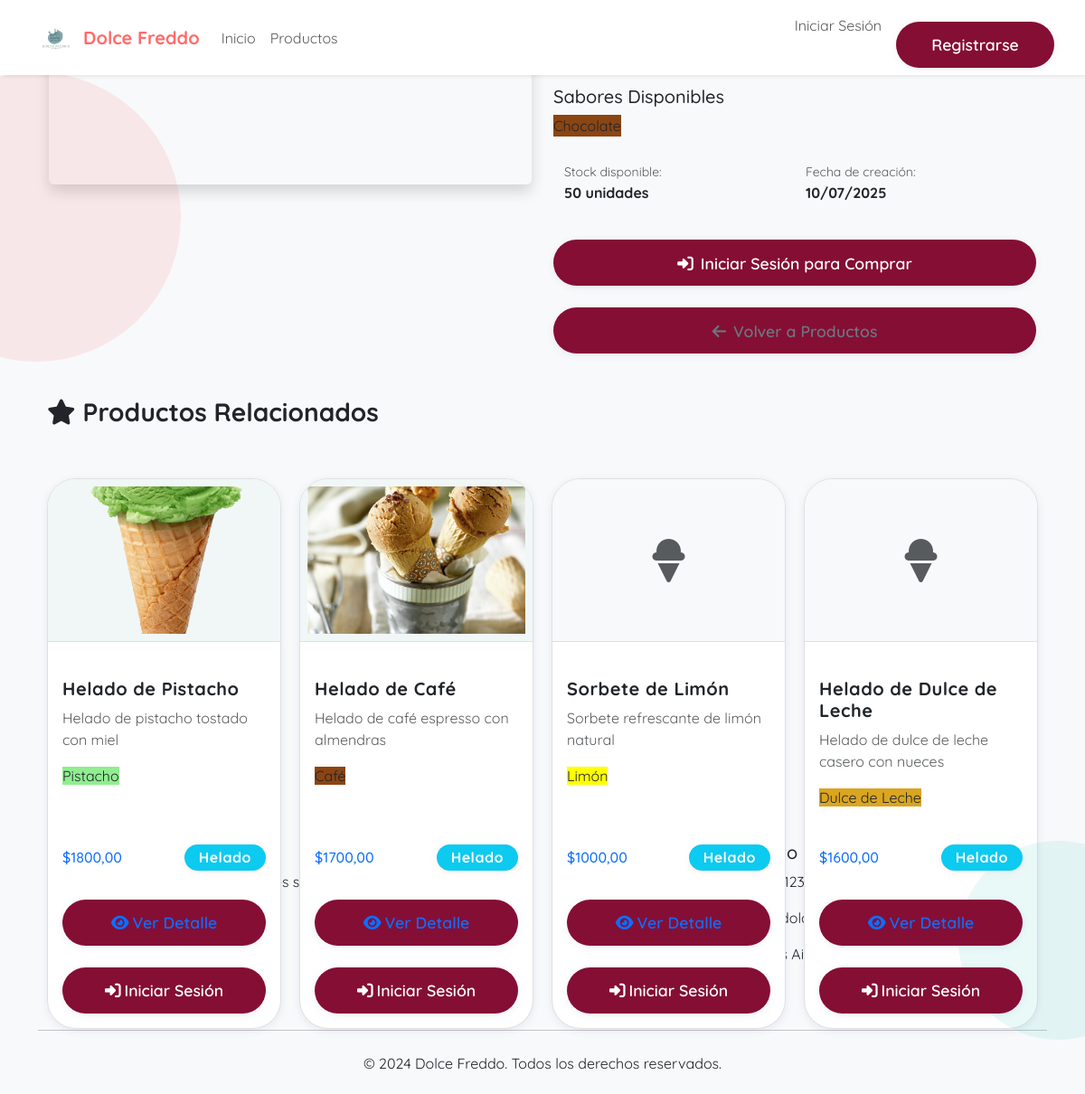
The page /producto/1/ on the database its author committed.
### Inventario/models.py (models this page shows, shortened)
class Sabor(models.Model):
    nombre = models.CharField(max_length=100, unique=True)
    descripcion = models.TextField(blank=True)
    color = models.CharField(max_length=7, default='#000000', help_text="Color en formato hexadecimal")
    activo = models.BooleanField(default=True)

class Producto(models.Model):
    CATEGORIA_CHOICES = [
        ('helado', 'Helado'),
        ('postre', 'Postre'),
        ('bebida', 'Bebida'),
        ('accesorio', 'Accesorio'),
    ]
    nombre = models.CharField(max_length=100)
    descripcion = models.TextField(blank=True)
    precio = models.DecimalField(max_digits=8, decimal_places=2)
    stock = models.PositiveIntegerField(default=0)
    imagen = models.ImageField(upload_to='productos/', blank=True, null=True)
    categoria = models.CharField(max_length=20, choices=CATEGORIA_CHOICES, default='helado')
    sabores = models.ManyToManyField(Sabor, blank=True, related_name='productos')
    destacado = models.BooleanField(default=False)
    activo = models.BooleanField(default=True)
    fecha_creacion = models.DateTimeField(auto_now_add=True)
    fecha_actualizacion = models.DateTimeField(auto_now=True)
    class Meta:
        ordering = ['-fecha_creacion']

### Inventario/views.py (the view)
# urls.py: path('producto/<int:pk>/', producto_detalle, name='producto_detalle'),
def producto_detalle(request, pk):
    producto = get_object_or_404(Producto, pk=pk, activo=True)
    productos_relacionados = Producto.objects.filter(
        categoria=producto.categoria, activo=True
    ).exclude(pk=pk)[:4]
    context = {
        'producto': producto,
        'productos_relacionados': productos_relacionados,
    }
    return render(request, 'producto_detalle.html', context)

### Inventario/Templates/producto_detalle.html (shortened to what this page needs)
{% extends 'base.html' %}
{% block content %}
<div class="container py-5">
    <div class="row">
        <div class="col-lg-6 mb-4">
            {% if producto.imagen %}
                <img src="{{ producto.imagen.url }}" class="img-fluid rounded shadow" alt="{{ producto.nombre }}">
            {% else %}
                <div class="bg-light rounded shadow d-flex align-items-center justify-content-center"
                     style="height: 400px;">
                </div>
            {% endif %}
        </div>
        <div class="col-lg-6">
            <div class="mb-4">
                <h5>Descripción</h5>
                <p class="text-muted">{{ producto.descripcion }}</p>
            </div>
            {% if producto.sabores.all %}
            <div class="mb-4">
                <h5>Sabores Disponibles</h5>
                <div class="d-flex flex-wrap gap-2">
                    {% for sabor in producto.sabores.all %}
                    <span class="sabor-tag" style="background-color: {{ sabor.color }};">
                        {{ sabor.nombre }}
                    </span>
                    {% endfor %}
                </div>
            </div>
            {% endif %}
            <div class="mb-4">
                <div class="row">
                    <div class="col-6">
                        <small class="text-muted">Stock disponible:</small>
                        <div class="fw-bold">{{ producto.stock }} unidades</div>
                    </div>
                    <div class="col-6">
                        <small class="text-muted">Fecha de creación:</small>
                        <div class="fw-bold">{{ producto.fecha_creacion|date:"d/m/Y" }}</div>
                    </div>
                </div>
            </div>
            <div class="d-grid gap-2">
                {% if user.is_authenticated %}
                    <button class="btn btn-primary btn-lg agregar-carrito-detalle" data-producto-id="{{ producto.pk }}">
                        <i class="fas fa-cart-plus me-2"></i>Agregar al Carrito
                    </button>
                {% else %}
                    <a href="{% url 'login' %}" class="btn btn-primary btn-lg">
                        <i class="fas fa-sign-in-alt me-2"></i>Iniciar Sesión para Comprar
                    </a>
                {% endif %}
                <a href="{% url 'productos_lista' %}" class="btn btn-outline-secondary">
                    <i class="fas fa-arrow-left me-2"></i>Volver a Productos
                </a>
            </div>
        </div>
    </div>
    {% if productos_relacionados %}
    <div class="row mt-5">
        <div class="col-12">
            <h3 class="fw-bold mb-4">
                <i class="fas fa-star me-2"></i>Productos Relacionados
            </h3>
        </div>
        {% for producto_rel in productos_relacionados %}
        <div class="col-lg-3 col-md-6 mb-4">
            <div class="card producto-card h-100">
                {% if producto_rel.imagen %}
                    <img src="{{ producto_rel.imagen.url }}" class="card-img-top producto-imagen" alt="{{ producto_rel.nombre }}">
                {% else %}
                    <div class="card-img-top producto-imagen bg-light d-flex align-items-center justify-content-center">
                        <i class="fas fa-ice-cream text-muted" style="font-size: 3rem;"></i>
                    </div>
                {% endif %}
                <div class="card-body d-flex flex-column">
                    <h5 class="card-title">{{ producto_rel.nombre }}</h5>
                    <p class="card-text text-muted">{{ producto_rel.descripcion|truncatewords:8 }}</p>
                    {% if producto_rel.sabores.all %}
                    <div class="mb-3">
                        {% for sabor in producto_rel.sabores.all %}
                        <span class="sabor-tag" style="background-color: {{ sabor.color }};">
                            {{ sabor.nombre }}
                        </span>
                        {% endfor %}
                    </div>
                    {% endif %}
                    <div class="mt-auto">
                        <div class="d-flex justify-content-between align-items-center mb-3">
                            <span class="h6 text-primary mb-0">${{ producto_rel.precio }}</span>
                            <span class="badge bg-info">{{ producto_rel.get_categoria_display }}</span>
                        </div>
                        <div class="d-grid gap-2">
                            <a href="{% url 'producto_detalle' producto_rel.pk %}" class="btn btn-outline-primary btn-sm">
                                <i class="fas fa-eye me-1"></i>Ver Detalle
                            </a>
                            {% if user.is_authenticated %}
                            <button class="btn btn-primary btn-sm agregar-carrito" data-producto-id="{{ producto_rel.pk }}">
                                <i class="fas fa-cart-plus me-1"></i>Agregar al Carrito
                            </button>
                            {% else %}
                            <a href="{% url 'login' %}" class="btn btn-primary btn-sm">
                                <i class="fas fa-sign-in-alt me-1"></i>Iniciar Sesión
                            </a>
                            {% endif %}
                        </div>
                    </div>
                </div>
            </div>
        </div>
        {% endfor %}
    </div>
    {% endif %}
</div>
{% endblock %}

### Inventario/static/css/style.css (style rules this page uses)
* { margin: 0; padding: 0; box-sizing: border-box; font-family: 'Quicksand'; }
body { background-color: #f1f7f7; }
.btn { width: 100%; padding: 8px; border-radius: 8px; margin-top: 16px; border: none; cursor: pointer; font-size: 16px; font-weight: bold; background-color: #850e35; }
.card, .producto-card { border-radius: 2rem !important; box-shadow: 0 4px 24px 0 rgba(80, 80, 160, 0.10), 0 1.5px 6px 0 rgba(80, 80, 160, 0.08); border: none; background: #fff; transition: box-shadow 0.3s, transform 0.3s; max-width: 100%; overflow: hidden; min-height: 420px; display: flex; flex-direction: column; margin-bottom: 2rem; }
.card-body, .producto-card .card-body { width: 100%; box-sizing: border-box; flex: 1 1 auto; display: flex; flex-direction: column; justify-content: flex-start; overflow: hidden; }
.card-img-top, .producto-imagen { border-radius: 2rem 2rem 0 0 !important; background: #f1f7f7; border-bottom: 2px solid #e0e0e0; padding: 0.5rem; width: 100%; max-width: 100%; height: 200px; object-fit: cover; display: block; overflow: hidden; }
.card-title, .card-text, .producto-card .card-title, .producto-card .card-text { word-break: break-word; overflow-wrap: break-word; white-space: normal; }
.row { margin-left: 0; margin-right: 0; flex-wrap: wrap; }
.col-lg-3, .col-md-6, .col-lg-4, .col-md-4, .col-12, .col-md-6, .col-sm-12 { padding-left: 10px; padding-right: 10px; box-sizing: border-box; margin-bottom: 2rem; }
.card-title, h2, h1, .display-3 { font-family: 'Quicksand', 'DM Sans', 'Inter', Arial, sans-serif; font-weight: 700; letter-spacing: 0.5px; }
.badge.bg-danger, .badge.bg-success, .badge.bg-info { border-radius: 1rem; font-size: 1rem; padding: 0.4em 1em; letter-spacing: 0.5px; box-shadow: 0 2px 8px 0 rgba(255, 107, 107, 0.10); }
.btn, .btn-lg, .btn-outline-primary, .btn-primary { border-radius: 2rem !important; font-size: 1.1rem; font-weight: 600; padding: 0.7em 2em; box-shadow: 0 2px 8px 0 rgba(80, 80, 160, 0.08); transition: background 0.2s, color 0.2s, box-shadow 0.2s, transform 0.2s; }
body::before, body::after { content: ''; position: fixed; z-index: 0 !important; border-radius: 50%; opacity: 0.12; }
body::before { width: 320px; height: 320px; background: #ff6b6b; left: -120px; top: 80px; }
body::after { width: 220px; height: 220px; background: #4ecdc4; right: -80px; bottom: 60px; }
body::before, body::after { z-index: 0 !important; }
.badge, .btn { z-index: 2; position: relative; }
.card-title, h2, h1, .display-3 { text-overflow: ellipsis; overflow: hidden; white-space: nowrap; max-width: 100%; }
.card-text, .producto-card .card-text { max-height: 4.5em; overflow: hidden; text-overflow: ellipsis; }
.card, .producto-card { border-radius: 12px; box-shadow: 0 2px 8px rgba(80, 80, 160, 0.10); border: 1px solid #e0e0e0; background: #fff; margin-bottom: 1.5rem; transition: box-shadow 0.2s, transform 0.2s; }
.card-img-top, .producto-imagen { border-radius: 12px 12px 0 0 !important; background: #f1f7f7; border-bottom: 1px solid #e0e0e0; padding: 0.5rem; width: 100%; height: 180px; object-fit: cover; display: block; }
.card-body { padding-top: 2.5rem !important; position: relative; }
.sabor-tag { margin-bottom: 2px; }

### Inventario/Templates/base.html (style rules this page uses)
:root { --primary-color: #FF6B6B; --secondary-color: #4ECDC4; --accent-color: #FFE66D; --dark-color: #2C3E50; --light-color: #F8F9FA; }
body { font-family: 'Poppins', sans-serif; background-color: var(--light-color); }

### rows shown on the page
Sabor: nombre "Chocolate"
Producto: stock "50", fecha_creacion "10/07/2025"
Producto: imagen (picture), nombre "Helado de Pistacho", descripcion "Helado de pistacho tostado con miel", precio "1800,00", categoria "Helado"
Sabor: nombre "Pistacho"
Producto: imagen (picture), nombre "Helado de Café", descripcion "Helado de café espresso con almendras", precio "1700,00", categoria "Helado"
Sabor: nombre "Café"
Producto: nombre "Sorbete de Limón", descripcion "Sorbete refrescante de limón natural", precio "1000,00", categoria "Helado"
Sabor: nombre "Limón"
Producto: nombre "Helado de Dulce de Leche", descripcion "Helado de dulce de leche casero con nueces", precio "1600,00", categoria "Helado"
Sabor: nombre "Dulce de Leche"
